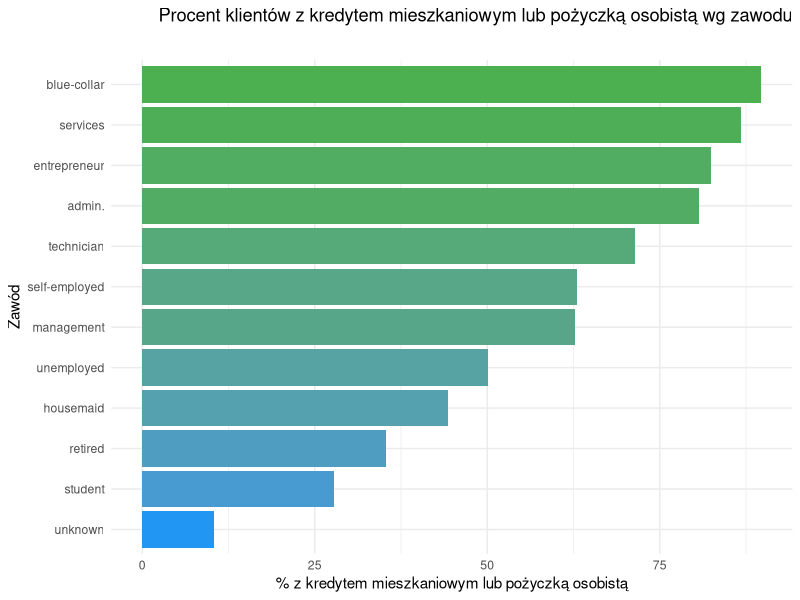
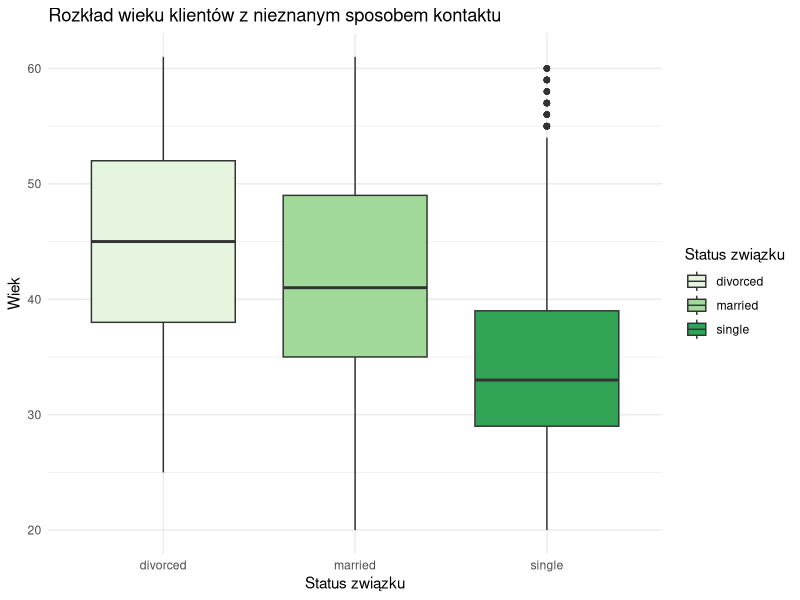
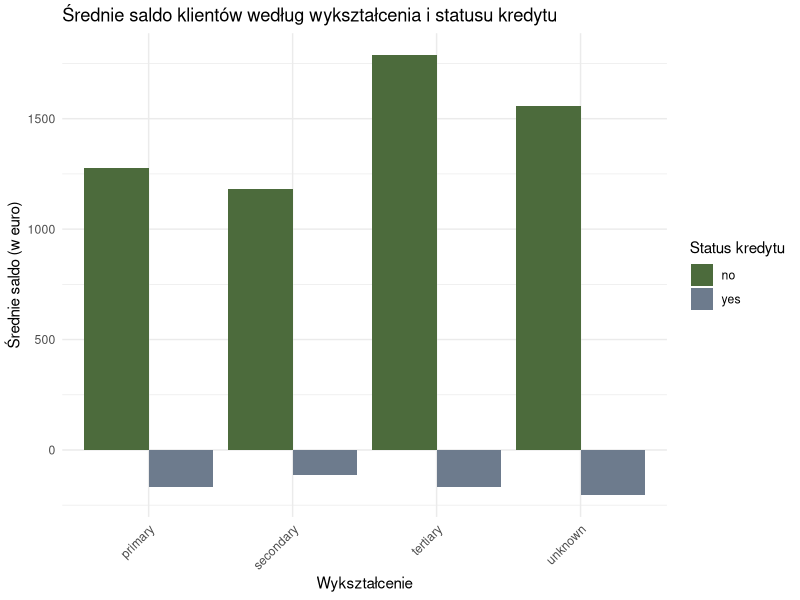
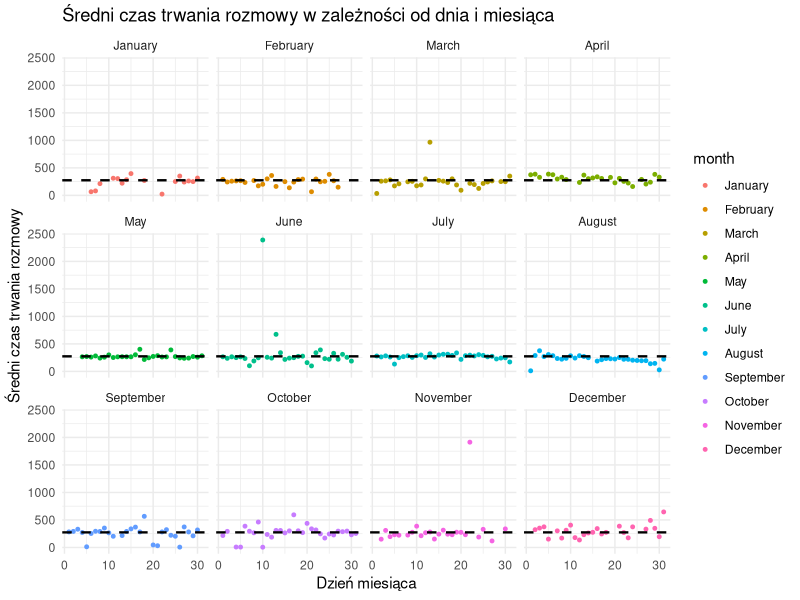
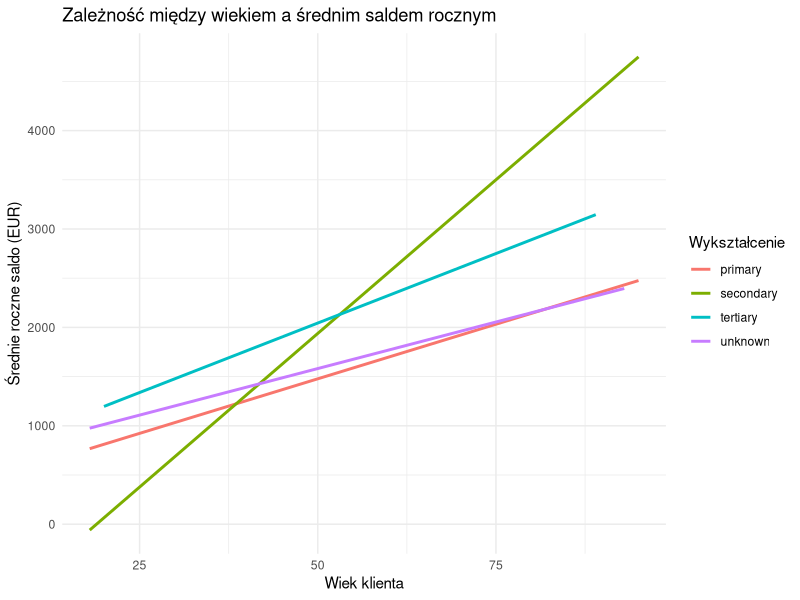
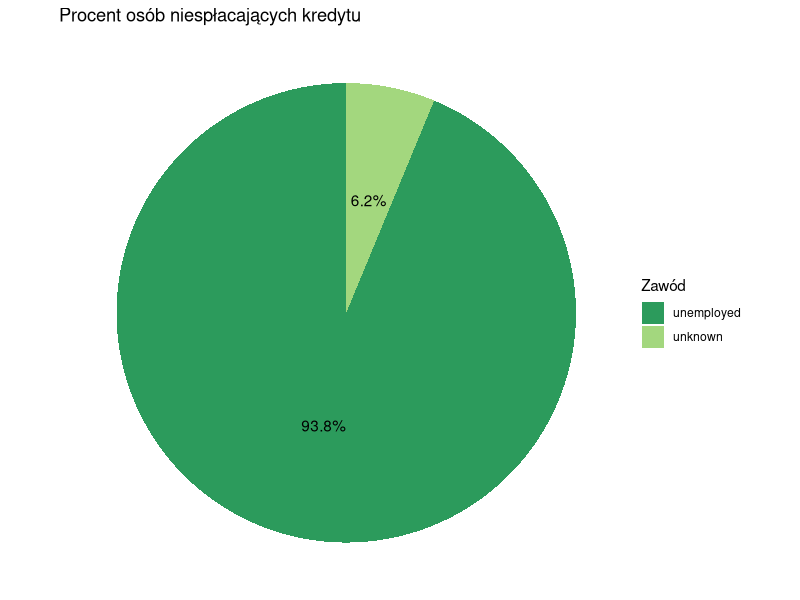
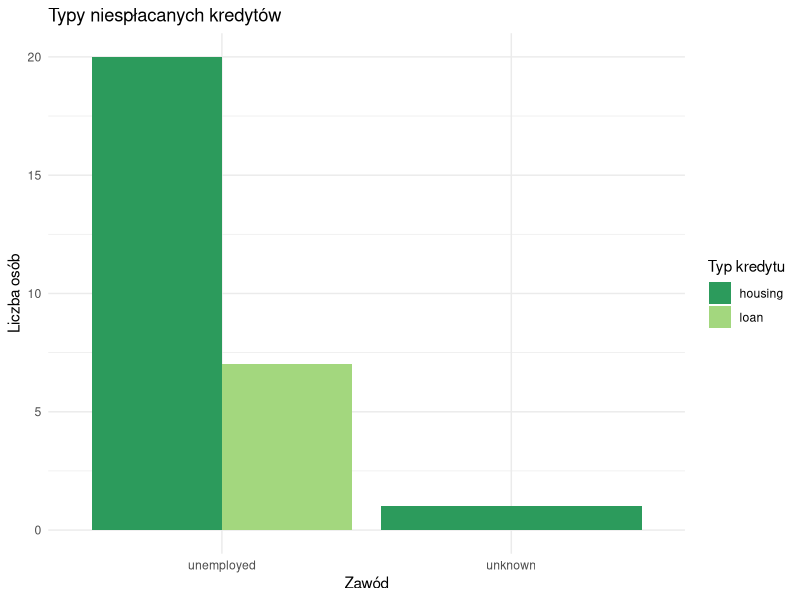

Here is the R script that generated these plots, in order:
## ---- chunk 1
knitr::opts_chunk$set(echo = TRUE)
library(dplyr)
library(tidyr)
library(ggplot2)

### Wczytanie danych
df <- read.csv("dane.csv")

## ---- chunk 2

df_1 <- df%>%
  group_by(job)%>%
  summarise(total_loan = mean(housing == "yes") * 100 + mean(loan == "yes") * 100
  ) %>%
  arrange(desc(total_loan))

ggplot(df_1, aes(x = reorder(job, total_loan), y = total_loan, fill = total_loan)) +
  geom_col() +
  coord_flip() +
  labs(title = "Procent klientów z kredytem mieszkaniowym lub pożyczką osobistą wg zawodu", 
       x = "Zawód", 
       y = "% z kredytem mieszkaniowym lub pożyczką osobistą") +
  theme_minimal() +
  theme(legend.position = "none", plot.title = element_text(hjust = 1, margin = margin(b = 25))) +
  scale_fill_gradient(low = "#2196F3", high = "#4CAF50")

## ---- chunk 3
df_2 <- df%>%
  filter(contact=='unknown')

ggplot(df_2, aes(x = marital, y = age, fill = marital)) +
  geom_boxplot() +
  labs(title = "Rozkład wieku klientów z nieznanym sposobem kontaktu", x = "Status związku", y = "Wiek") +
  theme_minimal() +
  scale_fill_brewer(palette = "Greens")+ labs(fill = "Status związku")

## ---- chunk 4

df_3 <-df%>%
  group_by(education,default)%>%
  summarise(mean_balance=mean(balance, na.rm=TRUE))

ggplot(df_3, aes(x = education, y = mean_balance, fill = default)) +
  geom_col(position = "dodge") +
  labs(title = "Średnie saldo klientów według wykształcenia i statusu kredytu",
       x = "Wykształcenie", 
       y = "Średnie saldo (w euro)") +
  theme_minimal() +
  scale_fill_manual(name = "Status kredytu", values = c("no" = "#4C6B3C", "yes" = "#6D7B8D")) +
  theme(axis.text.x = element_text(angle = 45, hjust = 1))
## ---- chunk 5

df_4 <- df%>%
  group_by(day, month) %>%
  summarise(mean_duration = mean(duration, na.rm = TRUE))%>%
  mutate(month = factor(month, levels = tolower(month.abb), labels = month.name)) %>%
  arrange(month,day)

overall_mean_duration <- mean(df_4$mean_duration, na.rm = TRUE)

ggplot(df_4, aes(x = day, y = mean_duration,color=month)) +
  geom_point(size = 1) +
  geom_hline(yintercept = overall_mean_duration, linetype = "dashed", color = "black", linewidth=0.8) +
  facet_wrap(~ month, ncol = 4) + 
  labs(title = "Średni czas trwania rozmowy w zależności od dnia i miesiąca",
       x = "Dzień miesiąca",
       y = "Średni czas trwania rozmowy") +
  theme_minimal()

## ---- chunk 6

df_5<- df%>%
  group_by(age,education)%>%
  summarise(mean_balance = mean(balance))

ggplot(df_5, aes(x = age, y = mean_balance, color = education)) +
  geom_smooth(method = "lm", se = FALSE) +  # Linie trendu dla każdej grupy
  labs(title = "Zależność między wiekiem a średnim saldem rocznym",
       x = "Wiek klienta",
       y = "Średnie roczne saldo (EUR)",
       color = "Wykształcenie") +
  theme_minimal()

## ---- chunk 7

df_6 <- df%>%
  filter(job =="unknown"| job == "unemployed")%>%
  filter(default=='yes')%>%
  count(job)%>%
  mutate(procent=n/sum(n)*100)%>%
  mutate(label=paste0(round(procent,1),"%"))

ggplot(df_6, aes(x = "", y = procent, fill = job)) +
  geom_col(width=1) +
  coord_polar(theta = "y", start=0) +
  labs(title = "Procent osób niespłacających kredytu", fill="Zawód")+
  scale_fill_manual(values = c("unemployed" = "#2C9B5C", "unknown" = "#A3D77E")) + theme_void()+ 
  geom_text(aes(label = label), position=position_stack(vjust=0.5))


df_6_1 <- df %>%
  filter(job %in% c("unemployed", "unknown"))%>%
  filter(default=="yes")%>%
  gather(key = "credit_type", value = "status", housing, loan)%>%
  group_by(job, credit_type, status)%>%
  summarise(count = n(), .groups = 'drop')%>%
  filter(status=='yes')

ggplot(df_6_1, aes(x = job, y = count, fill = credit_type)) +
  geom_bar(stat = "identity", position = "dodge") + 
  labs(title = "Typy niespłacanych kredytów",
       x = "Zawód",
       y = "Liczba osób",
       fill = "Typ kredytu") +
  theme_minimal()+
  scale_fill_manual(values = c("housing" = "#2C9B5C", "loan" = "#A3D77E"))
